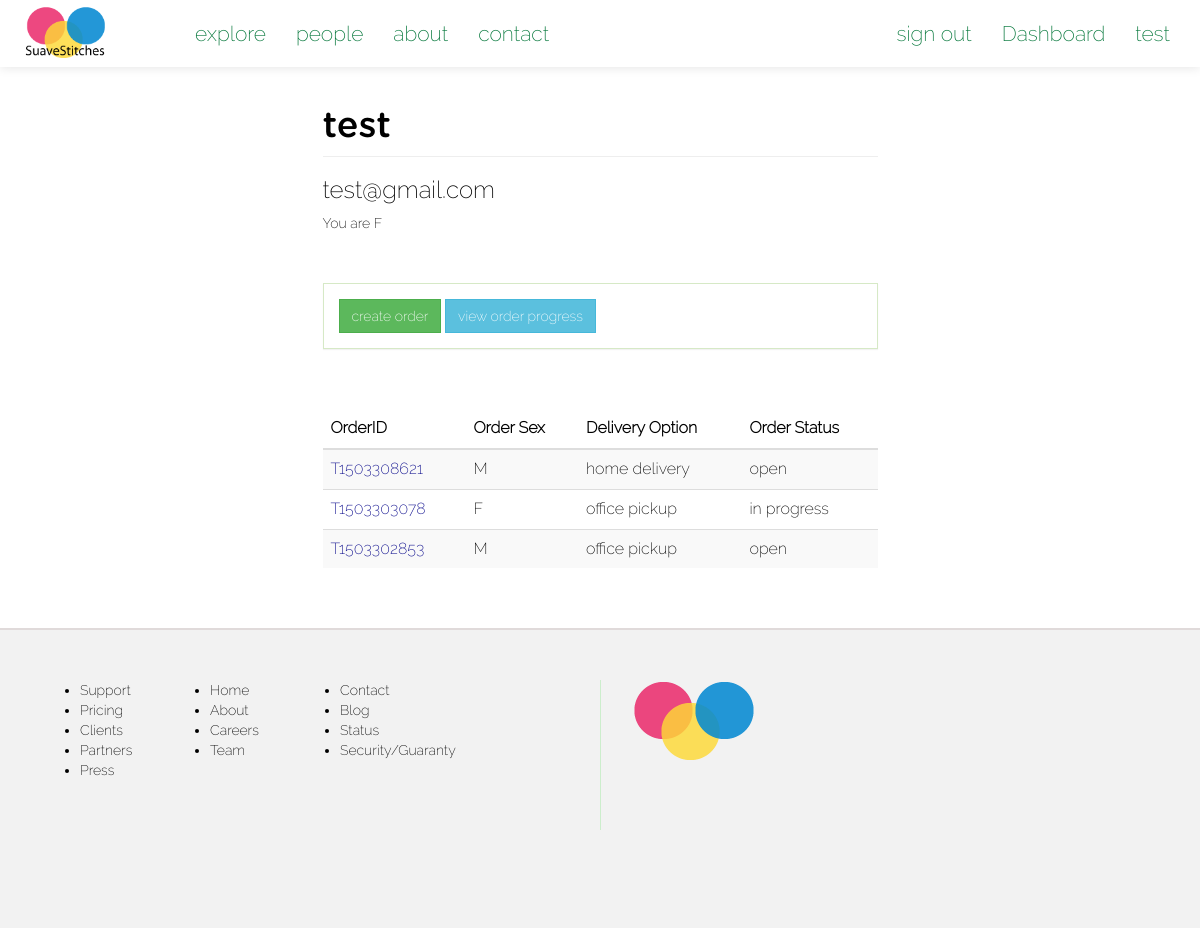
The page /suave/dashboard/ (signed in) on the database its author committed.
### suave/models.py (models this page shows, shortened)
class Client(models.Model):
	FEMALE = 'F'
	MALE = 'M'
	SEX_CHOICE = (
		(FEMALE, 'F'),
		(MALE, 'M'),
	)
	user = models.OneToOneField(User)
	address = models.CharField(max_length=200, null=True)
	preference = models.CharField(max_length=40)
	sex = models.CharField(max_length=2, choices=SEX_CHOICE, default=" ")

class Order(models.Model):
	client = models.ForeignKey(Client, null=True)
	size = models.ForeignKey(Size, null=True)
	sizetable = models.ForeignKey(SizeTable, null=True)
	tailor = models.ForeignKey(Tailor, null=True)
	fabric = models.ForeignKey(Fabric, null=True) #* change to foreign key with Fabric
	main_order_id = models.CharField(max_length=15, null=True)
	details = models.CharField(max_length=250, null=True) #*
	delivery_option = models.CharField(max_length=100, null=True)
	service_option = models.CharField(max_length=100, null=True)
	sex = models.CharField(max_length=2, default=' ')
	status = models.CharField(max_length=20, default='OPEN') #*
	cost = models.IntegerField(default=0000) # final cost of order
	date = models.DateField(auto_now_add=True)

### suave/views.py (the view)
@login_required
def clientDashboard(request):
	context = {}
	context['title'] = 'SuaveStitches Nigeria'
	client = Client.objects.get(user=request.user)
	if request.session['new_user_check'] == 1:
		context['new_user_check'] = True
		request.session['new_user_check'] = 2
	context['orders'] = Order.objects.filter(client=client)
	return render(request, 'i/client/dashboard.html', context)

### suave/templates/i/client/dashboard.html (shortened to what this page needs)
{% extends "i/layout/base.html" %}
{% block main_section %}
	<div class="col-lg-6 col-lg-offset-3">
		<h1 class="page-header">{{ user.username }}</h1>
		<h3>{{ user.email }}</h3>
		<p>You are {{ user.client.sex }}</p>
		<br><br>
		<div class="dashboard-button-panel panel panel-body panel-success">
			<a href="{% url 'suave:createOrder' %}" class="btn btn-success">create order</a>
			<a href="" class="btn btn-info">view order progress</a>
		</div>
		<br><br>
		{% if orders %}
			<table class="table table-striped table-hover">
				<thead>
					<tr>
						<th>OrderID</th>
						<th>Order Sex</th>
						<th>Delivery Option</th>
						<th>Order Status</th>
					</tr>
				</thead>
				<tbody>
					{% for order in orders %}
					<tr>
						<td style="color:#008"><span>{{ order.main_order_id }}</span></td>
						<td>{{ order.sex }}</td>
						<td>{{ order.delivery_option|lower }}</td>
						<td>{{ order.status|lower }}</td>
					</tr>
					{% endfor %}
				</tbody>
			</table>
		{% endif %}
		<br><br>
	</div>
{% endblock %}

### suave/templates/i/layout/base.html (shortened to what this page needs)
<html>
	<head>
		{% load staticfiles %}
		<link rel="stylesheet" type="text/css" href="{% static 'css/style.css' %}">
		<link rel="stylesheet" type="text/css" href="{% static 'fonts/font-awesome/css/font-awesome.min.css' %}">
	</head>
	{% if tailorPage %}
	<body class="tailorPage-color">
	{% else %}
	<body>
	{% endif %}
	{% if tailorPage %}
		<nav class="navbar navbar-default" role="navigation" style="background:#B2EBF2">
	{% else %}
		<nav class="navbar navbar-default" role="navigation">
	{% endif %}
			<div class="container">
				<div class="row">
					<div class="navbar-header">
						<div id="header">
							<a class="navbar-brand" href="/suave">
								<img src="{% static 'img/my_logo_1.png' %}">
							</a>
						</div>
					</div>
					<div class="collapse navbar-collapse navbar-ex1-collapse">
						<ul class="nav navbar-nav navbar-left">
							<li class=""><a href style="background:#">explore</a></li>
							<li class=""><a href="{% url 'suave:tailorHome' %}">people</a></li>
							<li class=""><a >about</a></li>
							<li class=""><a >contact</a></li>
						</ul>
						<ul class="nav navbar-nav navbar-right">
							{% if user.is_authenticated %}
							<li><a href="{% url 'suave:signout' %}" class="">sign out</a></li>
								{% if user.tailor.rate %}
									<li><a href="{% url 'suave:tailorDashboard' %}" class="">Dashboard</a></li>
								{% else %}
									<li><a href="{% url 'suave:clientDashboard' %}" class="">Dashboard</a></li>
								{% endif %}
							<li><a class="">{{user}}</a></li>
							{% else %}
							<li><a role="button" class="" data-toggle="modal" data-target=".bs-example-modal-sm">sign in</a></li>
							{% endif %}
						</ul>
					</div>
				</div>
			</div>
		</nav>
		<div class="container">
			<div class="row">
					{% block main_section %}
					{% endblock %}
			</div>
		</div>
		<div class="footer">
			<div class="col-lg-6 footer-left">
				<ul class="col-sm-3">
					<li>Support</li>
					<li>Pricing</li>
					<li>Clients</li>
					<li>Partners</li>
					<li>Press</li>
				</ul>
				<ul class="col-sm-3">
					<li>Home</li>
					<li>About</li>
					<li>Careers</li>
					<li>Team</li>
				</ul>
				<ul class="col-sm-3">
					<li>Contact</li>
					<li>Blog</li>
					<li>Status</li>
					<li>Security/Guaranty</li>
				</ul>
			</div>
			<div class="col-lg-6 footer-right">
				<img src="{% static 'img/my_logo.png' %}">
			</div>
		</div>
	</body>
</html>

### suave/static/css/style.css (style rules this page uses)
a { text-decoration: none; }
#header img { width: 65%; }
.navbar { background-repeat: no-repeat; border-bottom: 1px solid #178ACC; box-shadow: 0px 1px 10px rgba(0, 0, 0, 0.1); border-radius: 0px; margin-bottom: 0px; }
.navbar-default { background: #fff; border-color: #fff; }
.navbar-default .navbar-brand, .navbar-default .navbar-brand:hover, .navbar-default .navbar-brand:focus, .navbar-default .navbar-nav > li > a { color: #007538; font-size: 1.5em; }
.navbar-default .navbar-nav > li > a { line-height: 35px; }
.footer { min-height: 300px; background: #f2f2f2; padding: 50px; border-top: 2px #e0dada solid; }
.footer-right { height: 150px; border-left: 1px #cec solid; }
#header { margin: -10px auto auto auto; }
* { -webkit-border-radius: 0 !important; -moz-border-radius: 0 !important; -ms-border-radius: 0 !important; border-radius: 0 !important; }
.page-header { font-family: 'GothamRoundedMedium'; }
body { color: #000; font-family: weblysleek, arial; }

### rows shown on the page
Order: main_order_id "T1503308621", sex "M", delivery_option "home delivery", status "open"
Order: main_order_id "T1503303078", sex "F", delivery_option "office pickup", status "in progress"
Order: main_order_id "T1503302853", sex "M", delivery_option "office pickup", status "open"

### other values the page prints
{{ user }} "test"
{{ user.username }} "test"
{{ user.email }} "test@gmail.com"
{{ user.client.sex }} "F"
